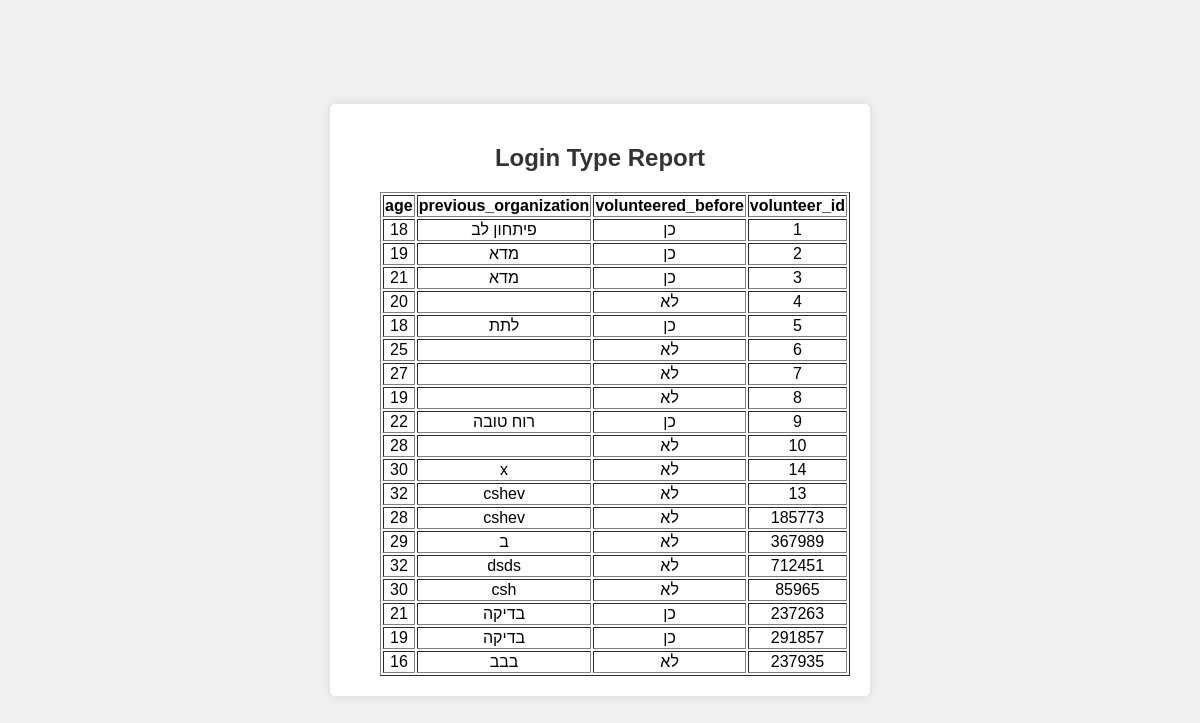
The page /trustquizres on the database its author committed.
### tables this page shows
CREATE TABLE "TrustquizResults" (
        id INTEGER PRIMARY KEY AUTOINCREMENT,
        volunteer_id INTEGER,
        volunteered_before TEXT,
        previous_organization TEXT,
        age INTEGER,
        occupation TEXT,
        emotional_resilience TEXT,
        coping_strategy TEXT,
        availability TEXT,
        confidentiality_ability TEXT,
        relevant_skills TEXT,
        skills_details TEXT,
        past_pressures TEXT,
        pressure_details TEXT,
        substance_abuse TEXT,
        police_record TEXT,
        police_record_details TEXT,
        emergency_disclosure TEXT,
        app_understanding TEXT,
        app_importance TEXT,
        why_volunteer TEXT
    );

### app/app.py (the view)
@app.route('/trustquizres')
def trustquizres():
    sql_query = '''
        SELECT
                volunteer_id,
                volunteered_before,
                previous_organization,
                age

        FROM
            TrustquizResults
    '''
    conn = get_db()
    cursor = conn.cursor()
    cursor.execute(sql_query)
    rows = cursor.fetchall()
    return render_template('trustquizres.html', rows=rows)

### app/app.py (called while the page is built)
def get_db():
    db = getattr(g, '_database', None)
    if db is None:
        db = g._database = sqlite3.connect(app.config['DATABASE'])
    return db

@app.teardown_appcontext
def close_connection(exception):
    db = getattr(g, '_database', None)
    if db is not None:
        db.close()

### app/templates/trustquizres.html (shortened to what this page needs)
<!DOCTYPE html>
<html lang="en">
<head>
    <link rel="stylesheet" href="{{ url_for('static', filename='styles.css') }}">
</head>
<body dir="rtl">
<div class="container2" align="center">
    <h2>Login Type Report</h2>
    <table border="1">
        <thead>
            <tr>
                <th>volunteer_id</th>
                <th>volunteered_before</th>
                <th>previous_organization</th>
                <th>age</th>
            </tr>
        </thead>
        <tbody>
            {% for row in rows %}
            <tr>
                <td>{{ row[0] }}</td>
                <td>{{ row[1] }}</td>
                <td>{{ row[2] }}</td>
                <td>{{ row[3] }}</td>
            </tr>
            {% endfor %}
        </tbody>
    </table>
</div>
</body>
</html>

### app/static/styles.css (style rules this page uses)
body { font-family: Arial, sans-serif; margin: 0; padding: 0; background-color: #f0f0f0; display: flex; justify-content: center; align-items: center; height: 100vh; }
.container2 { width: 500px; background-color: #fff; padding: 20px; border-radius: 5px; box-shadow: 0 0 10px rgba(0,0,0,0.1); text-align: center; margin-top: auto; margin-bottom: auto; }
h2, h3 { color: #333; }

### rows shown on the page
TrustquizResults: volunteer "1", volunteered_before "כן", previous_organization "פיתחון לב", age "18"
TrustquizResults: volunteer "2", volunteered_before "כן", previous_organization "מדא", age "19"
TrustquizResults: volunteer "3", volunteered_before "כן", previous_organization "מדא", age "21"
TrustquizResults: volunteer "4", volunteered_before "לא", age "20"
TrustquizResults: volunteer "5", volunteered_before "כן", previous_organization "לתת", age "18"
TrustquizResults: volunteer "6", volunteered_before "לא", age "25"
TrustquizResults: volunteer "7", volunteered_before "לא", age "27"
TrustquizResults: volunteer "8", volunteered_before "לא", age "19"
TrustquizResults: volunteer "9", volunteered_before "כן", previous_organization "רוח טובה", age "22"
TrustquizResults: volunteer "10", volunteered_before "לא", age "28"
TrustquizResults: volunteer "14", volunteered_before "לא", previous_organization "x", age "30"
TrustquizResults: volunteer "13", volunteered_before "לא", previous_organization "cshev", age "32"
TrustquizResults: volunteer "185773", volunteered_before "לא", previous_organization "cshev", age "28"
TrustquizResults: volunteer "367989", volunteered_before "לא", previous_organization "ב", age "29"
TrustquizResults: volunteer "712451", volunteered_before "לא", previous_organization "dsds", age "32"
TrustquizResults: volunteer "85965", volunteered_before "לא", previous_organization "csh", age "30"
TrustquizResults: volunteer "237263", volunteered_before "כן", previous_organization "בדיקה", age "21"
TrustquizResults: volunteer "291857", volunteered_before "כן", previous_organization "בדיקה", age "19"
TrustquizResults: volunteer "237935", volunteered_before "לא", previous_organization "בבב", age "16"
